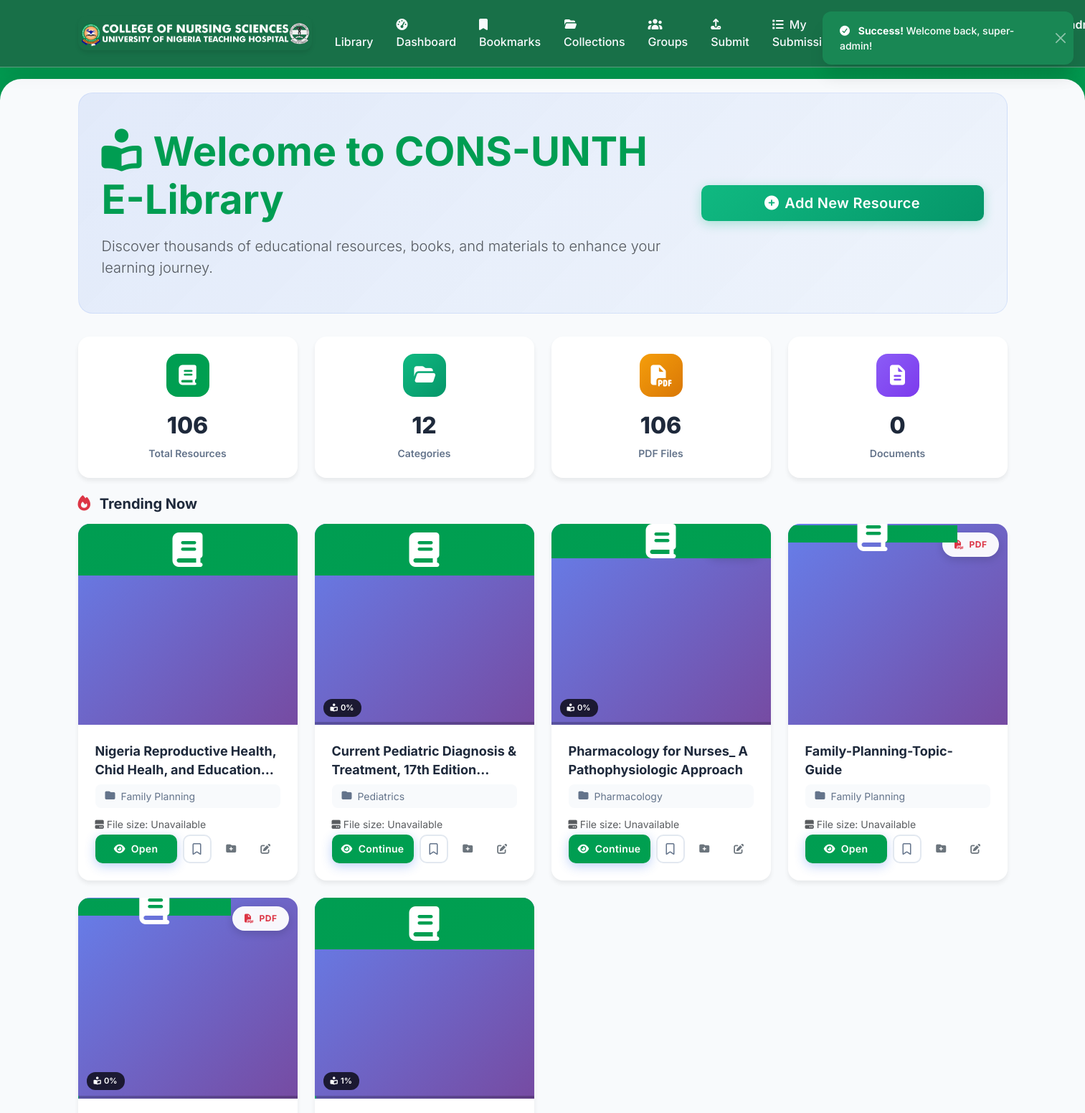
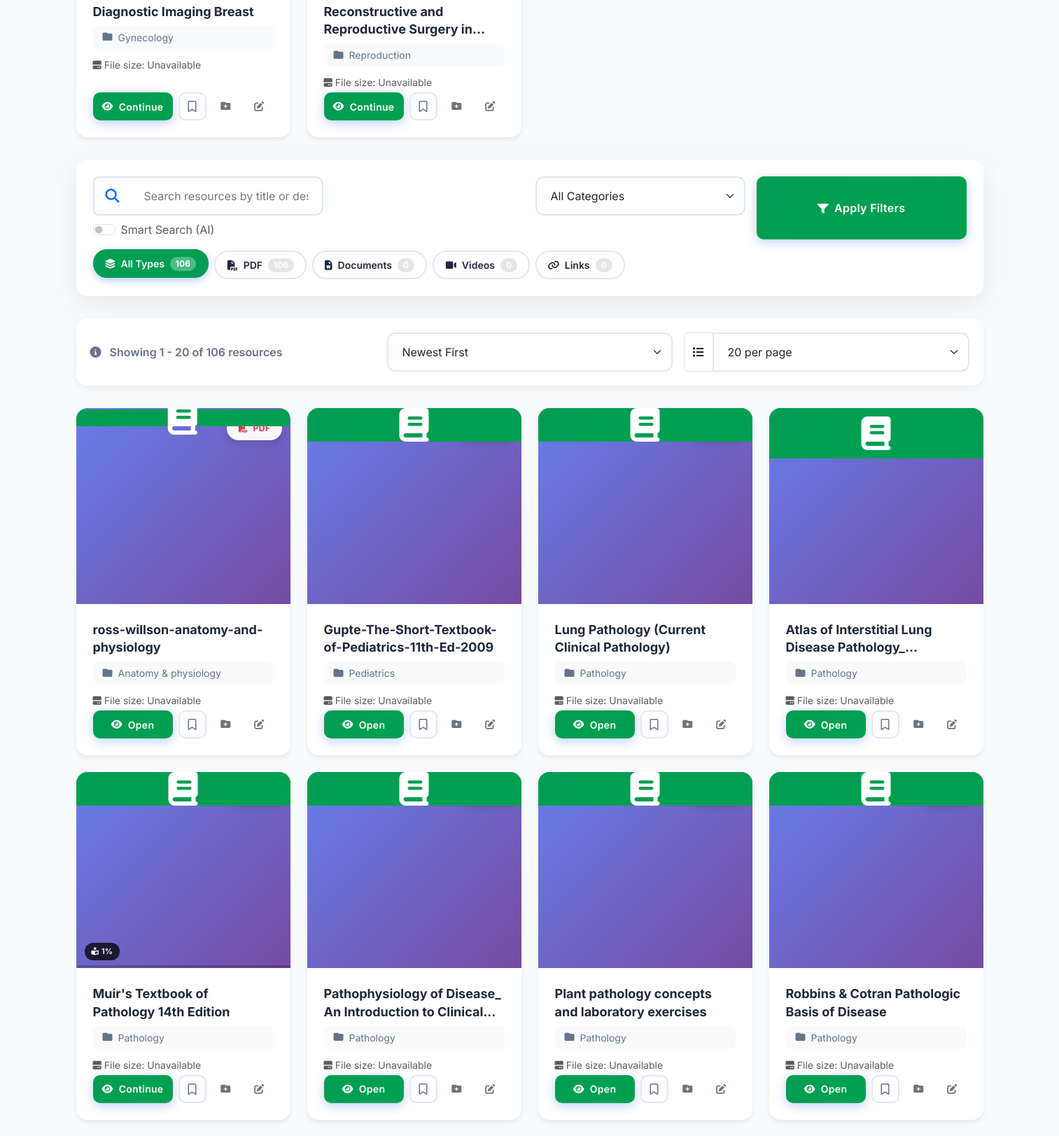
The page / (signed in, upper part) on the database its author committed (2 pictures, top to bottom).
### tables this page shows
CREATE TABLE `resources` (
  `id` int(10) UNSIGNED NOT NULL,
  `title` varchar(255) NOT NULL,
  `description` text DEFAULT NULL,
  `type` varchar(50) NOT NULL,
  `category_id` int(10) UNSIGNED DEFAULT NULL,
  `file_path` text DEFAULT NULL,
  `cover_image_path` varchar(255) DEFAULT NULL,
  `external_url` text DEFAULT NULL,
  `created_at` datetime DEFAULT current_timestamp(),
  `created_by` int(10) UNSIGNED DEFAULT NULL,
  `status` varchar(20) NOT NULL DEFAULT 'approved',
  `approved_by` int(10) UNSIGNED DEFAULT NULL,
  `approved_at` datetime DEFAULT NULL,
  `review_notes` text DEFAULT NULL
);

CREATE TABLE `categories` (
  `id` int(10) UNSIGNED NOT NULL,
  `name` varchar(255) NOT NULL,
  `cover_image_path` varchar(255) DEFAULT NULL,
  `created_at` datetime DEFAULT current_timestamp()
);

### index.php (the view, shortened to what the rows shown need)
<?php
require_once __DIR__ . '/includes/auth.php';
require_login();
$sort = trim($_GET['sort'] ?? 'newest');
$perPage = (int)($_GET['per_page'] ?? 20);
$page = max(1, (int)($_GET['page'] ?? 1));
$params = [];
$whereClause = '';
$orderBy = match($sort) {
    'oldest' => 'r.created_at ASC',
    'title_asc' => 'r.title ASC',
    'title_desc' => 'r.title DESC',
    'type' => 'r.type ASC, r.created_at DESC',
    default => 'r.created_at DESC',
};
$countSql = "SELECT COUNT(*) as total FROM resources r $whereClause";
$countStmt = $pdo->prepare($countSql);
$countStmt->execute($params);
$totalResources = (int)$countStmt->fetch(PDO::FETCH_ASSOC)['total'];
$totalPages = max(1, (int)ceil($totalResources / $perPage));
$page = min($page, $totalPages);
$offset = ($page - 1) * $perPage;
$sql = "SELECT r.*, c.name AS category_name
        FROM resources r
        LEFT JOIN categories c ON r.category_id = c.id
        $whereClause
        ORDER BY $orderBy
        LIMIT :limit OFFSET :offset";
$stmt = $pdo->prepare($sql);
$stmt->bindValue(':limit', $perPage, PDO::PARAM_INT);
$stmt->bindValue(':offset', $offset, PDO::PARAM_INT);
$stmt->execute();
$resources = $stmt->fetchAll(PDO::FETCH_ASSOC);
$userBookmarks = [];
$userProgress = [];
$currentUser = current_user();
if ($currentUser) {
    $userBookmarks = get_user_bookmarks($currentUser['id']);
    $userProgress = get_user_progress($currentUser['id']);
}
$trendingResources = get_trending_resources(6, 14);
$resourceIds = [];
foreach ($resources as $row) {
    $resourceIds[] = (int)$row['id'];
}
foreach ($trendingResources as $row) {
    $resourceIds[] = (int)$row['id'];
}
$tagsByResource = get_tags_for_resources($resourceIds);
function render_resource_card(array $r, array $userBookmarks, array $userProgress, string $context = 'main', array $tagsByResource = []): void {
    $typeColors = [
        'pdf' => 'danger',
        'document' => 'primary',
        'video' => 'warning',
        'link' => 'info',
        'image' => 'success'
    ];
    $badgeColor = $typeColors[$r['type']] ?? 'secondary';
    $isBookmarked = in_array($r['id'], $userBookmarks);
    $progress = $userProgress[$r['id']] ?? null;
    $progressPercent = $progress ? (float)$progress['percent'] : 0;
    ?>
    <div class="col-12 col-sm-6 col-md-4 col-lg-3">
        <div class="resource-card">
            <div class="resource-image-wrapper">
                <span class="resource-badge text-<?= h($badgeColor) ?>">
                    <i class="fas fa-<?= $r['type'] === 'pdf' ? 'file-pdf' : ($r['type'] === 'video' ? 'video' : ($r['type'] === 'link' ? 'link' : 'file-alt')) ?> me-1"></i>
                    <?= strtoupper($r['type']) ?>
                </span>
                <?php if ($progressPercent > 0): ?>
                    <div class="progress-indicator">
                        <div class="progress-indicator-bar" style="width: <?= min(100, $progressPercent) ?>%"></div>
                    </div>
                    <span class="progress-badge">
                        <i class="fas fa-book-reader"></i>
                        <?= round($progressPercent) ?>%
                    </span>
                <?php endif; ?>
            </div>
            <div class="resource-body">
                <h5 class="resource-title"><?= h($r['title']) ?></h5>
                <?php if (!empty($r['category_name'])): ?>
                    <span class="resource-category">
                        <i class="fas fa-folder"></i>
                        <?= h($r['category_name']) ?>
                    </span>
                <?php endif; ?>
                <?php if (can_view_resource_file_size()): ?>
                    <div class="small text-muted mb-1">
                        <i class="fas fa-hdd me-1"></i>File size: <?= h(get_resource_file_size_label($r)) ?>
                    </div>
                <?php endif; ?>
                <div class="resource-actions">
                    <a href="<?= h(app_path('viewer/' . $r['id'])) ?>" class="btn btn-primary flex-grow-1">
                        <i class="fas fa-eye me-2"></i><?= $progressPercent > 0 ? 'Continue' : 'Open' ?>
                    </a>
                    <button class="bookmark-btn <?= $isBookmarked ? 'bookmarked' : '' ?>"
                            data-resource-id="<?= (int)$r['id'] ?>"
                            data-bookmarked="<?= $isBookmarked ? '1' : '0' ?>"
                            title="<?= $isBookmarked ? 'Remove bookmark' : 'Add bookmark' ?>">
                        <i class="<?= $isBookmarked ? 'fas' : 'far' ?> fa-bookmark"></i>
                    </button>
                    <?php if (is_logged_in()): ?>
                        <button class="btn btn-outline-secondary add-to-collection-btn"
                                data-resource-id="<?= (int)$r['id'] ?>"
                                title="Add to Collection">
                            <i class="fas fa-folder-plus"></i>
                        </button>
                    <?php endif; ?>
                    <?php if (is_admin()): ?>
                        <a href="<?= h(app_path('admin/resource/edit/' . $r['id'])) ?>" class="btn btn-outline-secondary">
                            <i class="fas fa-edit"></i>
                        </a>
                    <?php endif; ?>
                </div>
            </div>
        </div>
    </div>
    <?php
}
include __DIR__ . '/includes/header.php';
?>
<div class="hero-section">
    <div class="row align-items-center">
        <div class="col-lg-8">
            <h1 class="display-4 fw-bold mb-3 page-title">
                <i class="fas fa-book-reader me-3"></i>Welcome to CONS-UNTH E-Library
            </h1>
        </div>
    </div>
</div>
<?php if (!empty($trendingResources)): ?>
    <div class="dashboard-section">
        <div class="dashboard-section-header">
            <h2>
                <i class="fas fa-fire text-danger me-2"></i>
                Trending Now
            </h2>
        </div>
        <div class="row g-4 mb-4">
            <?php foreach ($trendingResources as $r): ?>
                <?php render_resource_card($r, $userBookmarks, $userProgress, 'trending', $tagsByResource); ?>
            <?php endforeach; ?>
        </div>
    </div>
<?php endif; ?>
<?php if (empty($resources)): ?>
    <div class="empty-state">
        <div class="empty-icon">
            <i class="fas fa-book-open"></i>
        </div>
        <h3 class="text-muted mb-3">No Resources Found</h3>
        <p class="text-muted">Try adjusting your search or filters to find what you're looking for.</p>
        <a href="<?= h(app_path('')) ?>" class="btn btn-primary mt-3">
            <i class="fas fa-redo me-2"></i>Clear All Filters
        </a>
    </div>
<?php else: ?>
    <div class="row g-4 mb-4">
        <?php foreach ($resources as $r): ?>
            <?php render_resource_card($r, $userBookmarks, $userProgress, 'main', $tagsByResource); ?>
        <?php endforeach; ?>
    </div>
<?php endif; ?>
<?php include __DIR__ . '/includes/footer.php'; ?>

### rows shown on the page
resources: title "Nigeria Reproductive Health, Chid Healh, and…", category.name "Family Planning", r "Unavailable", shows "Open"
resources: id "0", title "Current Pediatric Diagnosis & Treatment, 17th…", category.name "Pediatrics", r "Unavailable", shows "Continue"
resources: id "0", title "Pharmacology for Nurses_ A Pathophysiologic Approach", category.name "Pharmacology", r "Unavailable", shows "Continue"
resources: type "PDF", title "Family-Planning-Topic-Guide", category.name "Family Planning", r "Unavailable", shows "Open"
resources: type "PDF", id "0", title "Diagnostic Imaging Breast", category.name "Gynecology", r "Unavailable", shows "Continue"
resources: id "1", title "Reconstructive and Reproductive Surgery…", category.name "Reproduction", r "Unavailable", shows "Continue"
resources: type "PDF", title "ross-willson-anatomy-and-physiology", category.name "Anatomy & physiology", r "Unavailable"
resources: title "Gupte-The-Short-Textbook-of-Pediatrics-11th-Ed-2009", category.name "Pediatrics", r "Unavailable"
resources: title "Lung Pathology (Current Clinical Pathology)", category.name "Pathology", r "Unavailable"
resources: title "Atlas of Interstitial Lung Disease…", category.name "Pathology", r "Unavailable"
resources: id "1", title "Muir's Textbook of Pathology 14th Edition", category.name "Pathology", r "Unavailable", shows "Continue"
resources: title "Pathophysiology of Disease_ An Introduction to…", category.name "Pathology", r "Unavailable"
resources: title "Plant pathology concepts and laboratory exercises", category.name "Pathology", r "Unavailable"
resources: title "Robbins & Cotran Pathologic Basis of Disease", category.name "Pathology", r "Unavailable"

### other values the page prints
$flash['message'] "Welcome back, super-admin!"
$totalResources "106"
count($categories) "12"
$typeCountMap['pdf'] "106"
$typeCountMap['document'] "0"
$typeCountMap['video'] "0"
$typeCountMap['link'] "0"
$offset + 1 "1"
min($offset + $perPage, $totalResources) "20"
